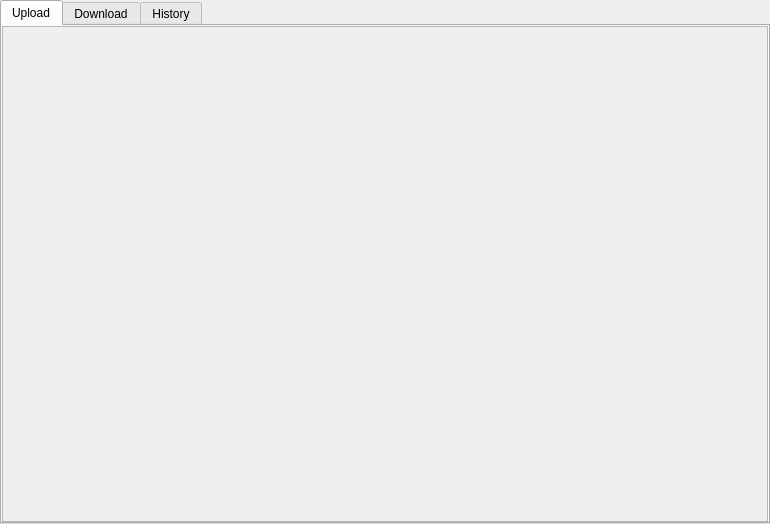
<?xml version="1.0" encoding="UTF-8"?>
<ui version="4.0">
 <class>TransportWidget</class>
 <widget class="QWidget" name="TransportWidget">
  <property name="geometry">
   <rect>
    <x>0</x>
    <y>0</y>
    <width>770</width>
    <height>524</height>
   </rect>
  </property>
  <property name="windowTitle">
   <string>Form</string>
  </property>
  <layout class="QVBoxLayout" name="verticalLayout_4">
   <property name="leftMargin">
    <number>0</number>
   </property>
   <property name="topMargin">
    <number>0</number>
   </property>
   <property name="rightMargin">
    <number>0</number>
   </property>
   <property name="bottomMargin">
    <number>0</number>
   </property>
   <item>
    <widget class="QTabWidget" name="tabWidget">
     <property name="currentIndex">
      <number>0</number>
     </property>
     <widget class="QWidget" name="tabUpload">
      <attribute name="title">
       <string>Upload</string>
      </attribute>
      <layout class="QVBoxLayout" name="verticalLayout">
       <property name="leftMargin">
        <number>0</number>
       </property>
       <property name="topMargin">
        <number>0</number>
       </property>
       <property name="rightMargin">
        <number>0</number>
       </property>
       <property name="bottomMargin">
        <number>0</number>
       </property>
       <item>
        <widget class="QScrollArea" name="saUpload">
         <property name="styleSheet">
          <string notr="true"/>
         </property>
         <property name="widgetResizable">
          <bool>true</bool>
         </property>
         <widget class="QWidget" name="saUploadWidget">
          <property name="geometry">
           <rect>
            <x>0</x>
            <y>0</y>
            <width>762</width>
            <height>493</height>
           </rect>
          </property>
          <layout class="QVBoxLayout" name="verticalLayout_5">
           <property name="leftMargin">
            <number>0</number>
           </property>
           <property name="topMargin">
            <number>0</number>
           </property>
           <property name="rightMargin">
            <number>0</number>
           </property>
           <property name="bottomMargin">
            <number>0</number>
           </property>
          </layout>
         </widget>
        </widget>
       </item>
      </layout>
     </widget>
     <widget class="QWidget" name="tabDownload">
      <attribute name="title">
       <string>Download</string>
      </attribute>
      <layout class="QVBoxLayout" name="verticalLayout_2">
       <item>
        <widget class="QScrollArea" name="scrollArea_2">
         <property name="widgetResizable">
          <bool>true</bool>
         </property>
         <widget class="QWidget" name="scrollAreaWidgetContents_2">
          <property name="geometry">
           <rect>
            <x>0</x>
            <y>0</y>
            <width>722</width>
            <height>461</height>
           </rect>
          </property>
         </widget>
        </widget>
       </item>
      </layout>
     </widget>
     <widget class="QWidget" name="tabHistory">
      <attribute name="title">
       <string>History</string>
      </attribute>
      <layout class="QVBoxLayout" name="verticalLayout_3">
       <item>
        <widget class="QScrollArea" name="scrollArea_3">
         <property name="widgetResizable">
          <bool>true</bool>
         </property>
         <widget class="QWidget" name="scrollAreaWidgetContents_3">
          <property name="geometry">
           <rect>
            <x>0</x>
            <y>0</y>
            <width>722</width>
            <height>461</height>
           </rect>
          </property>
         </widget>
        </widget>
       </item>
      </layout>
     </widget>
    </widget>
   </item>
  </layout>
 </widget>
 <resources/>
 <connections/>
</ui>
